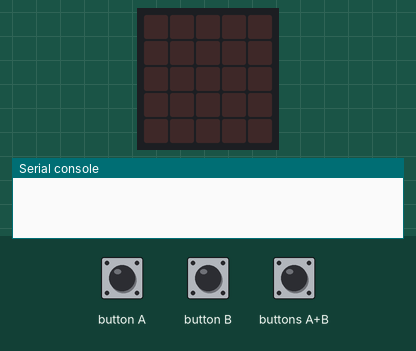
This program was run on a simulated BBC micro:bit (MakeCode). Shown: the board's 5×5 LED display, the last lines printed to the serial console. The test bench sets the inputs (shaded band). No radio messages arrive unless stated (any console line starting 'radio sent:' is added by the test bench).

Above: at 1.2 s.
1.3 s: button A pressed for 0.15 s
At 1.65 s:
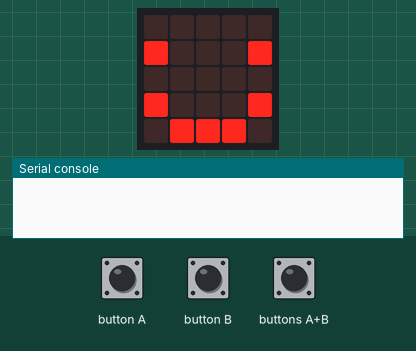
3.3 s: button B pressed for 0.15 s
At 3.65 s:
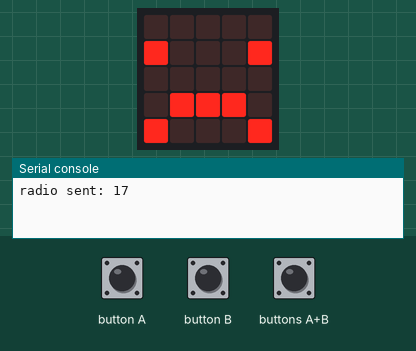
5.3 s: buttons A+B pressed for 0.15 s
At 5.65 s:
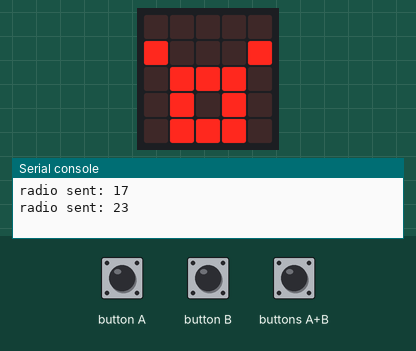
Timing chart, 0 to 8.3 s (numbered marks = the images above; inputs shaded):
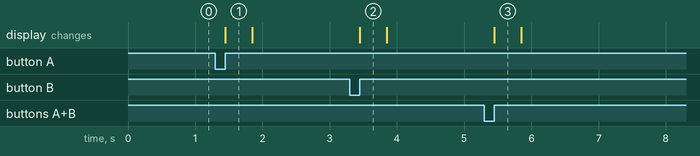

The program:

main.ts
```typescript
radio.onReceivedNumber(function (receivedNumber) {
    if (receivedNumber == 17) {
        basic.showLeds(`
            . . . . .
            # . . . #
            . . . . .
            # . . . #
            . # # # .
            `)
    } else if (receivedNumber == 23) {
        basic.showLeds(`
            . . . . .
            # . . . #
            . . . . .
            . # # # .
            # . . . #
            `)
    } else {
        basic.showLeds(`
            . . . . .
            # . . . #
            . # # # .
            . # . # .
            . # # # .
            `)
    }
    basic.pause(100)
    basic.clearScreen()
})
input.onButtonPressed(Button.A, function () {
    basic.showLeds(`
        . . . . .
        # . . . #
        . . . . .
        # . . . #
        . # # # .
        `)
    radio.sendNumber(17)
    basic.clearScreen()
})
input.onButtonPressed(Button.AB, function () {
    basic.showLeds(`
        . . . . .
        # . . . #
        . # # # .
        . # . # .
        . # # # .
        `)
    radio.sendNumber(42)
    basic.clearScreen()
})
input.onButtonPressed(Button.B, function () {
    basic.showLeds(`
        . . . . .
        # . . . #
        . . . . .
        . # # # .
        # . . . #
        `)
    radio.sendNumber(23)
    basic.clearScreen()
})
radio.setGroup(1)
```

test.ts
```typescript
// aquí va el archivo "tests"; esto no se compilará cuando este paquete se utilice como una extensión.
```

Measured:
- after the input at 1.3 s, the display: changes after 0.15 s (image 1)
- after the input at 3.3 s, the display: changes after 0.15 s (image 2)
- after the input at 5.3 s, the display: changes after 0.15 s (image 3)
- what the display in image 1 shows lasts 0.4 s, from 1.5 s to 1.9 s
